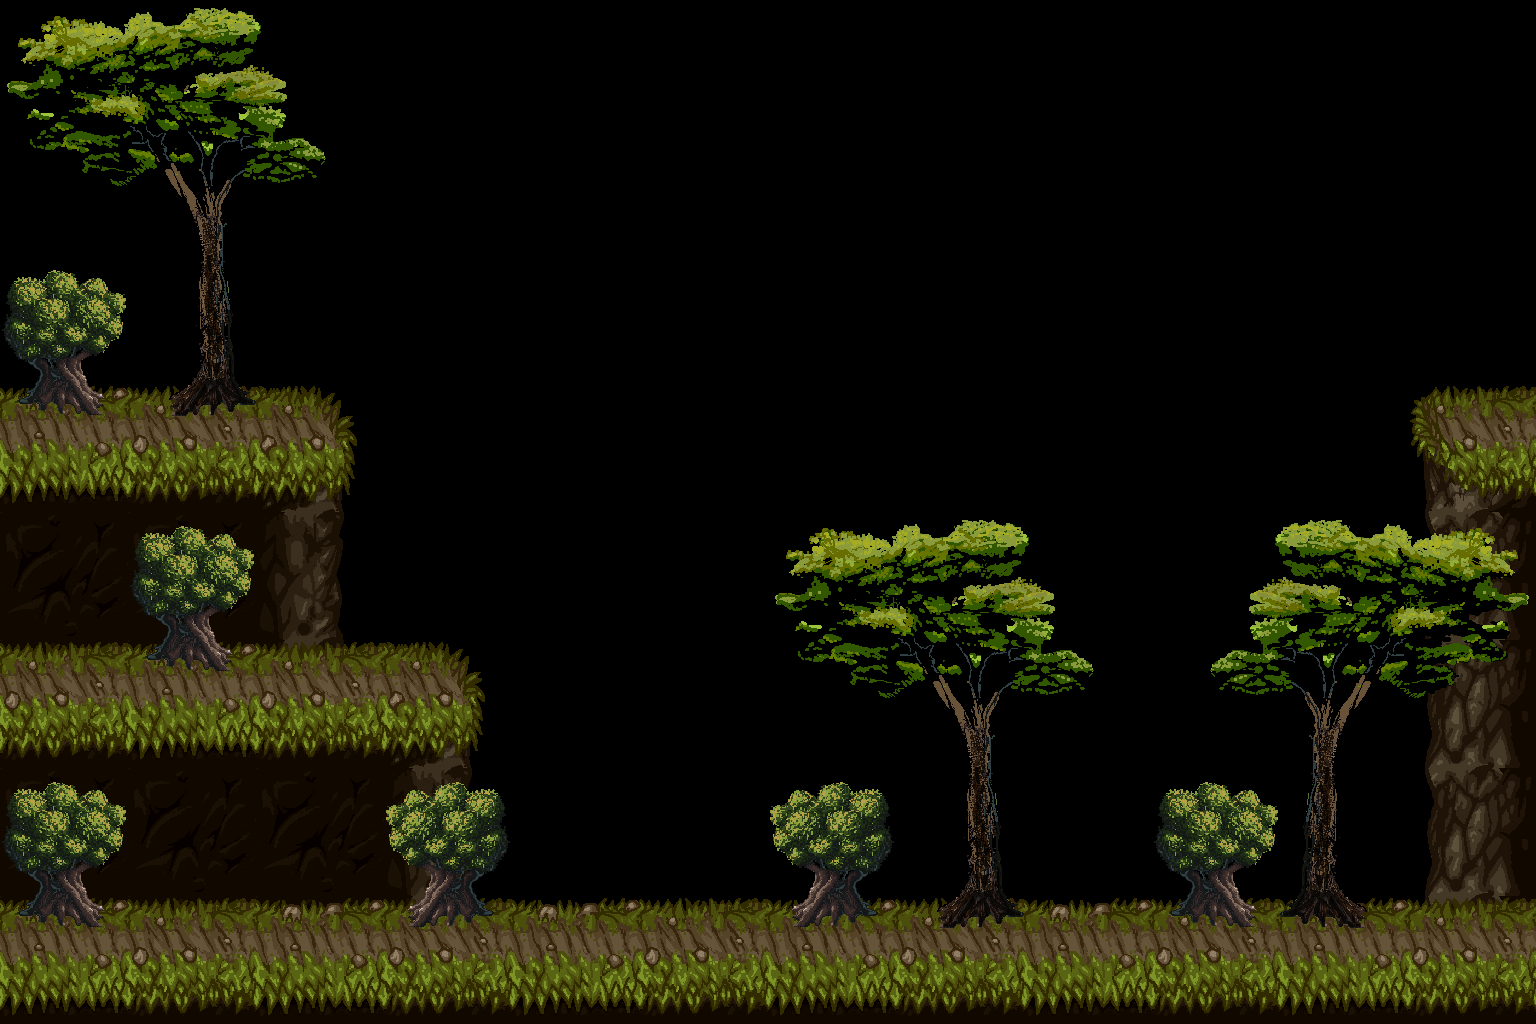

Tiled map render using the project's own tile images. Description and the map definition, with tile-layer contents summarised, below:
An orthogonal 12x8 tile map with 128x128 px tiles, 3 tile layers (Terrain Background, CollisionTop, Background).

<map version="1.0" orientation="orthogonal" width="12" height="8" tilewidth="128" tileheight="128">
 <tileset firstgid="1" name="tiles_aubrey" tilewidth="128" tileheight="128">
  <image source="tiles_aubrey.png" width="2048" height="2048" />
 </tileset>
 <layer name="Terrain Background" width="12" height="8">
  <data>[96 cells, 18 non-empty, 3 distinct tile ids]</data>
 </layer>
 <layer name="CollisionTop" width="12" height="8">
  <data>[96 cells, 20 non-empty, 4 distinct tile ids]</data>
 </layer>
 <layer name="Background" width="12" height="8">
  <data>[96 cells, 44 non-empty, 14 distinct tile ids]</data>
 </layer>
</map>
